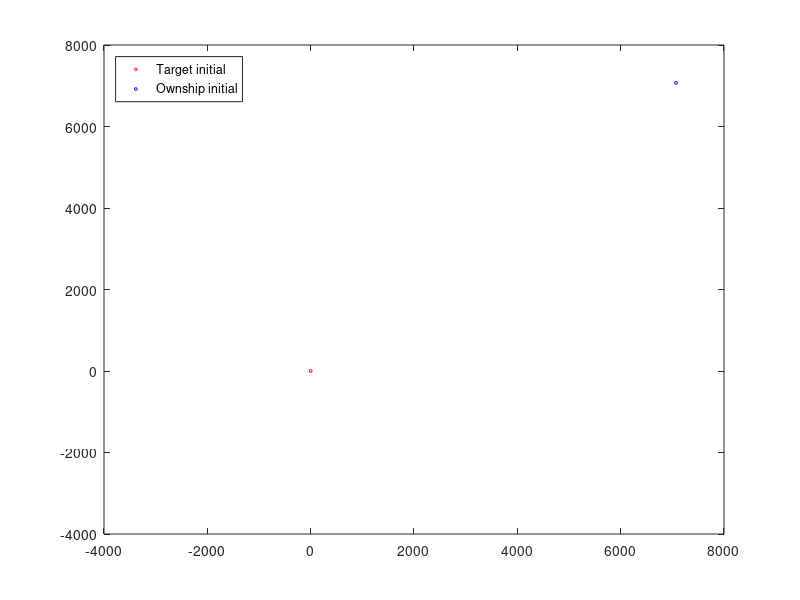

This figure's MATLAB source:
%script
targetInit = [7071; 7071; 225; 7.72];
ownshipInit = [0; 0; 170; 2.57];
ownshipState = ownshipInit;
targetState = targetInit;
targetStateLog = [targetState];
ownshipStateLog = [ownshipState];



%Simulation








%Figure
plot(ownshipInit(1),ownshipInit(2),'or', 'MarkerSize', 2)
hold on

plot(targetInit(1),targetInit(2),'ob', 'MarkerSize', 2)
legend('Target initial','Ownship initial')
%plot(ownshipStateLog(1,:),ownshipStateLog(2,:),'o')
legend('Location','northwest')
xlim([-4000 8000])
ylim([-4000 8000])
hold on
